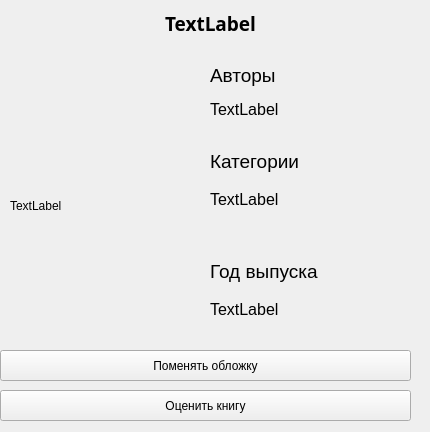
<?xml version="1.0" encoding="UTF-8"?>
<ui version="4.0">
 <class>Form</class>
 <widget class="QWidget" name="Form">
  <property name="geometry">
   <rect>
    <x>0</x>
    <y>0</y>
    <width>430</width>
    <height>432</height>
   </rect>
  </property>
  <property name="windowTitle">
   <string>Form</string>
  </property>
  <widget class="QLabel" name="title">
   <property name="geometry">
    <rect>
     <x>10</x>
     <y>10</y>
     <width>401</width>
     <height>51</height>
    </rect>
   </property>
   <property name="font">
    <font>
     <family>Sitka Text Semibold</family>
     <pointsize>14</pointsize>
     <bold>true</bold>
    </font>
   </property>
   <property name="text">
    <string>TextLabel</string>
   </property>
   <property name="alignment">
    <set>Qt::AlignHCenter|Qt::AlignTop</set>
   </property>
  </widget>
  <widget class="QLabel" name="cover">
   <property name="geometry">
    <rect>
     <x>10</x>
     <y>70</y>
     <width>191</width>
     <height>271</height>
    </rect>
   </property>
   <property name="text">
    <string>TextLabel</string>
   </property>
  </widget>
  <widget class="QLabel" name="lbl">
   <property name="geometry">
    <rect>
     <x>210</x>
     <y>60</y>
     <width>211</width>
     <height>31</height>
    </rect>
   </property>
   <property name="font">
    <font>
     <pointsize>14</pointsize>
    </font>
   </property>
   <property name="text">
    <string>Авторы</string>
   </property>
  </widget>
  <widget class="QLabel" name="authors">
   <property name="geometry">
    <rect>
     <x>210</x>
     <y>100</y>
     <width>201</width>
     <height>51</height>
    </rect>
   </property>
   <property name="font">
    <font>
     <pointsize>12</pointsize>
    </font>
   </property>
   <property name="text">
    <string>TextLabel</string>
   </property>
   <property name="alignment">
    <set>Qt::AlignLeading|Qt::AlignLeft|Qt::AlignTop</set>
   </property>
  </widget>
  <widget class="QLabel" name="lbl2">
   <property name="geometry">
    <rect>
     <x>210</x>
     <y>150</y>
     <width>191</width>
     <height>31</height>
    </rect>
   </property>
   <property name="font">
    <font>
     <pointsize>14</pointsize>
    </font>
   </property>
   <property name="text">
    <string>Категории</string>
   </property>
   <property name="alignment">
    <set>Qt::AlignLeading|Qt::AlignLeft|Qt::AlignTop</set>
   </property>
  </widget>
  <widget class="QLabel" name="categories">
   <property name="geometry">
    <rect>
     <x>210</x>
     <y>190</y>
     <width>191</width>
     <height>61</height>
    </rect>
   </property>
   <property name="font">
    <font>
     <pointsize>12</pointsize>
    </font>
   </property>
   <property name="text">
    <string>TextLabel</string>
   </property>
   <property name="alignment">
    <set>Qt::AlignLeading|Qt::AlignLeft|Qt::AlignTop</set>
   </property>
  </widget>
  <widget class="QLabel" name="label_5">
   <property name="geometry">
    <rect>
     <x>210</x>
     <y>260</y>
     <width>171</width>
     <height>31</height>
    </rect>
   </property>
   <property name="font">
    <font>
     <pointsize>14</pointsize>
    </font>
   </property>
   <property name="text">
    <string>Год выпуска</string>
   </property>
   <property name="alignment">
    <set>Qt::AlignLeading|Qt::AlignLeft|Qt::AlignTop</set>
   </property>
  </widget>
  <widget class="QLabel" name="year">
   <property name="geometry">
    <rect>
     <x>210</x>
     <y>300</y>
     <width>201</width>
     <height>31</height>
    </rect>
   </property>
   <property name="font">
    <font>
     <pointsize>12</pointsize>
    </font>
   </property>
   <property name="text">
    <string>TextLabel</string>
   </property>
   <property name="alignment">
    <set>Qt::AlignLeading|Qt::AlignLeft|Qt::AlignTop</set>
   </property>
  </widget>
  <widget class="QPushButton" name="change_cover_button">
   <property name="geometry">
    <rect>
     <x>0</x>
     <y>350</y>
     <width>411</width>
     <height>31</height>
    </rect>
   </property>
   <property name="text">
    <string>Поменять обложку</string>
   </property>
  </widget>
  <widget class="QPushButton" name="rate_button">
   <property name="geometry">
    <rect>
     <x>0</x>
     <y>390</y>
     <width>411</width>
     <height>31</height>
    </rect>
   </property>
   <property name="text">
    <string>Оценить книгу</string>
   </property>
  </widget>
 </widget>
 <resources/>
 <connections/>
</ui>
